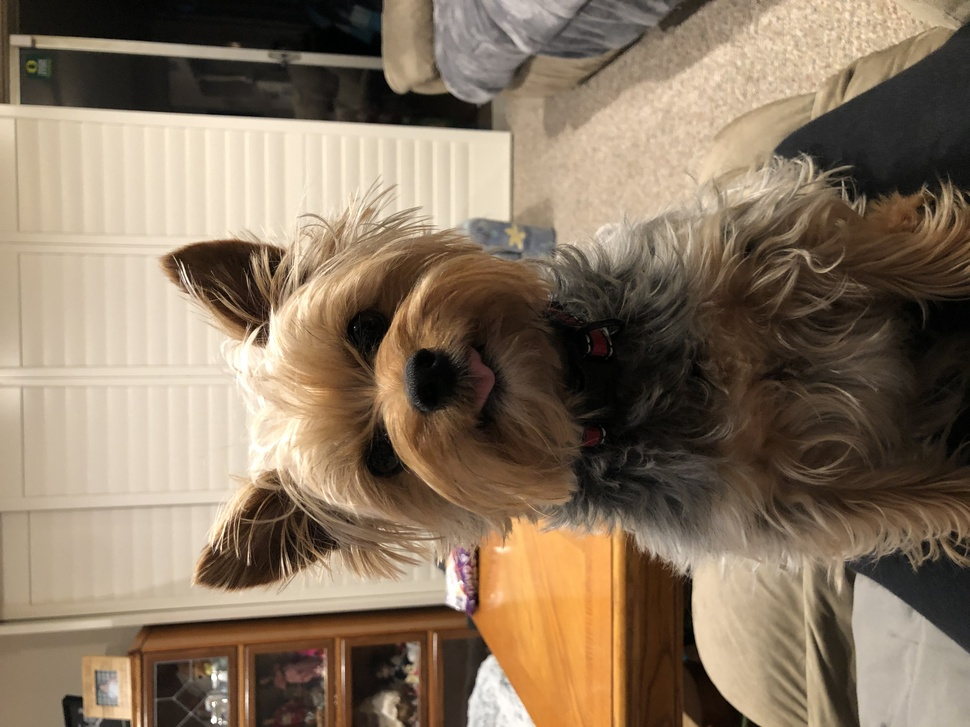
#> input picture exploratory/image_seg/toshi.jpg, 970 x 727 px, shrunk from 4032 x 3024 before the run, found by its file name
$ python segment_toshi.py
#> lines starting #> are read from the running program, lines starting #| are printed output that depends on the picture
#!/usr/bin/env python3
# -*- coding: utf-8 -*-
"""
Image Segmentation
Image: Picture of Toshi
"""

import numpy as np
import matplotlib.pyplot as plt
from skimage import img_as_float, segmentation, filters, color

#%%

# load and plot image
image = plt.imread('exploratory/image_seg/toshi.jpg')
#> image is the input picture: shape (727, 970, 3); mean R, G, B 135.6, 117.4, 96.8
image = color.rgb2gray(img_as_float(image))
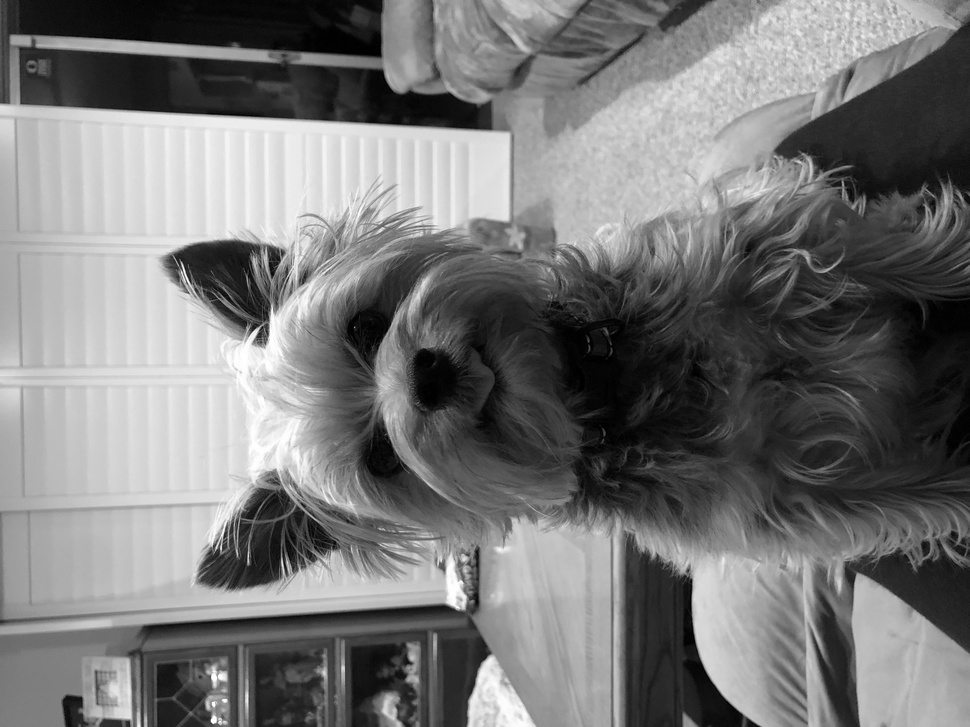
#> image: shape (727, 970) float64; min 0, max 1, mean 0.47

plt.figure(figsize=(7, 7))
plt.imshow(image, cmap='gray')
plt.show()

#%%

thresholds = filters.threshold_multiotsu(image, classes=3)
#> thresholds = [0.322, 0.635]
regions = np.digitize(image, bins=thresholds)
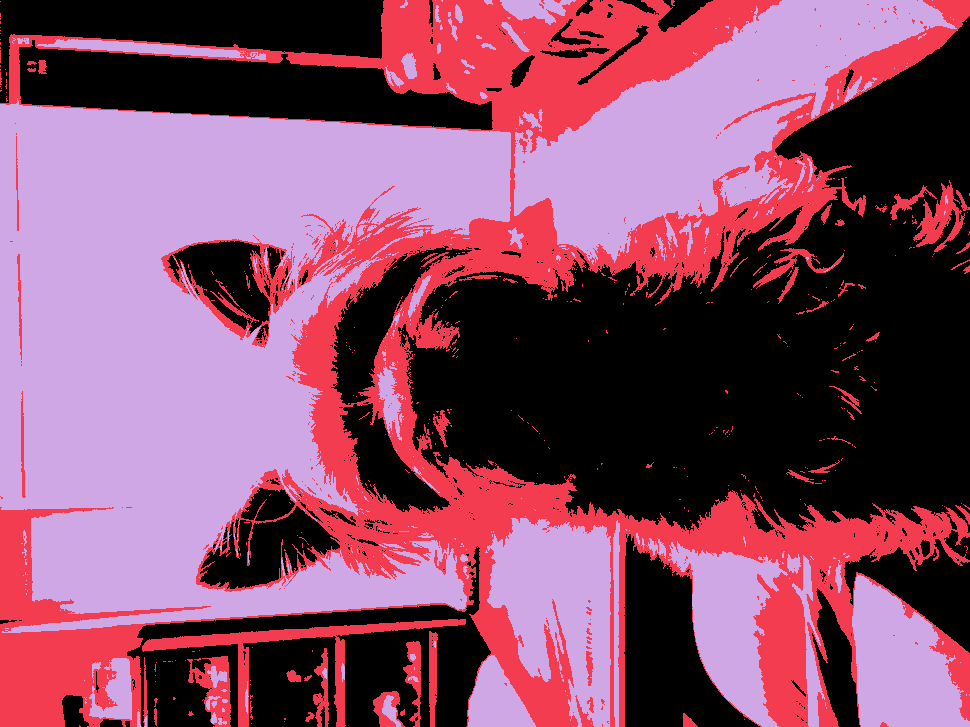
#> regions: shape (727, 970) int64; 3 distinct labels, from 0 to 2; one colour per label, 0 black

plt.figure(figsize=(7, 7))
plt.imshow(regions, cmap='gray')
plt.show()
